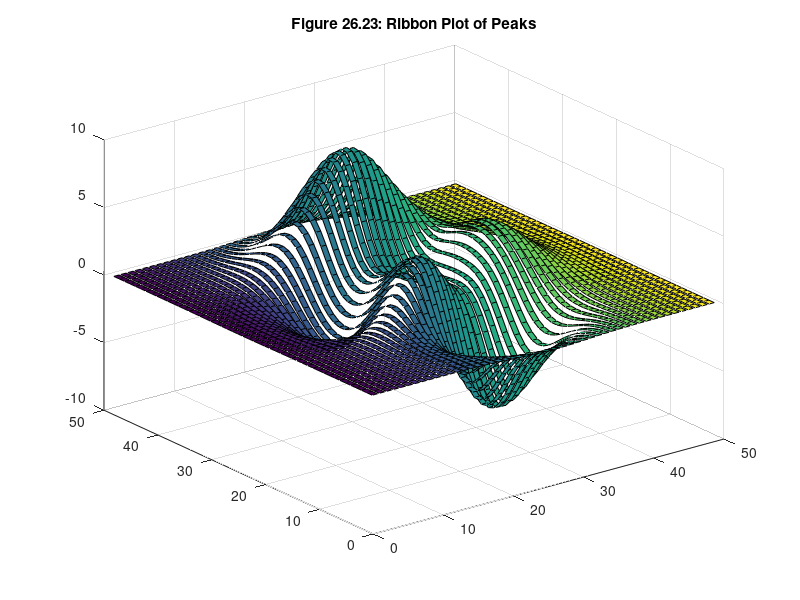
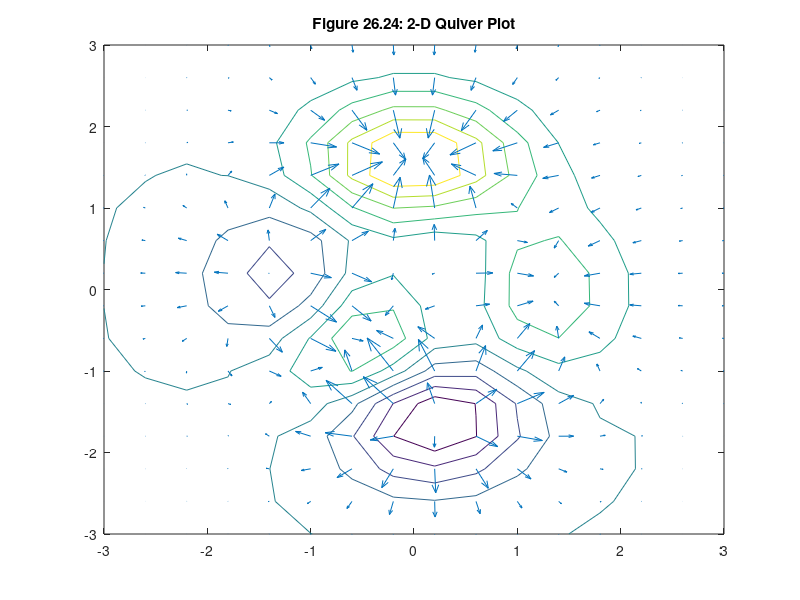
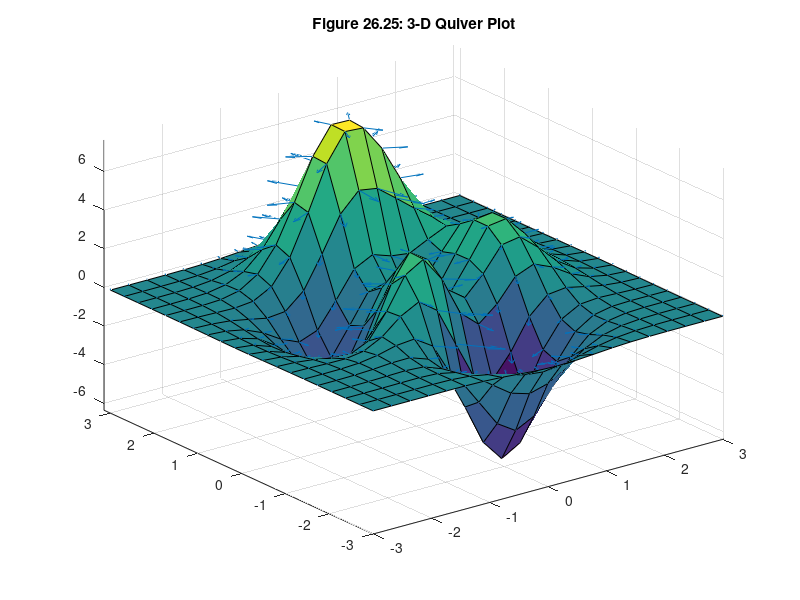
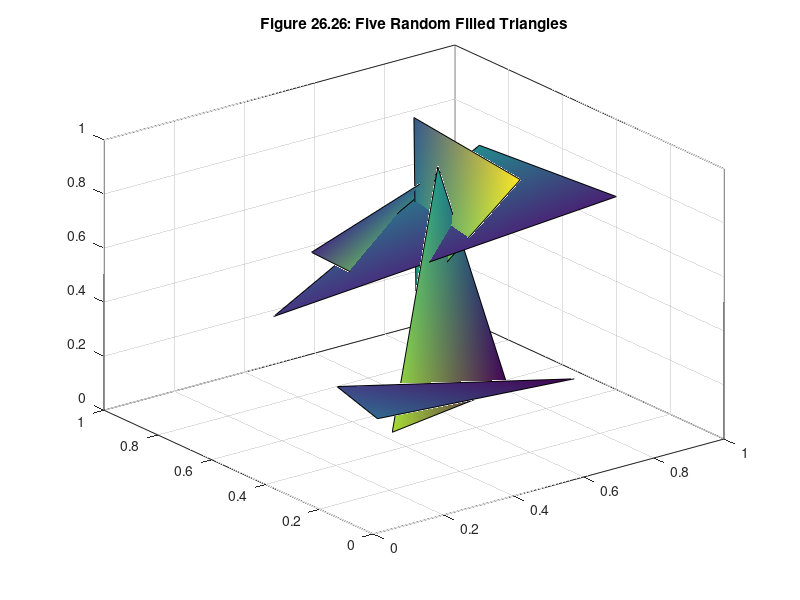

MATLAB code to generate these figures, in order:
% MATLAB Script: Specialized3DPlots.m

% Ribbon Plot of Peaks
Z = peaks;
ribbon(Z);
title('Figure 26.23: Ribbon Plot of Peaks')

% 2-D Quiver Plot
figure;
[X,Y,Z] = peaks(16);
[DX,DY] = gradient(Z,0.5,0.5);
contour(X,Y,Z,10)
hold on
quiver(X,Y,DX,DY)
hold off
title('Figure 26.24: 2-D Quiver Plot')

% 3-D Quiver Plot
figure;
[X,Y,Z] = peaks(20);
[Nx,Ny,Nz] = surfnorm(X,Y,Z)
surf(X,Y,Z)
hold on
quiver3(X,Y,Z,Nx,Ny,Nz)
axis tight
hold off
title('Figure 26.25: 3-D Quiver Plot')

% Five Random Filled Triangles
figure;
fill3(rand(3,5),rand(3,5),rand(3,5),rand(3,5))
grid on
title('Figure 26.26: Five Random Filled Triangles')

% Stem Plot of Random Data
figure;
Z = rand(5);
stem3(Z,'ro','filled')
grid on
title('Figure 26.27: Stem Plot of Random Data')
